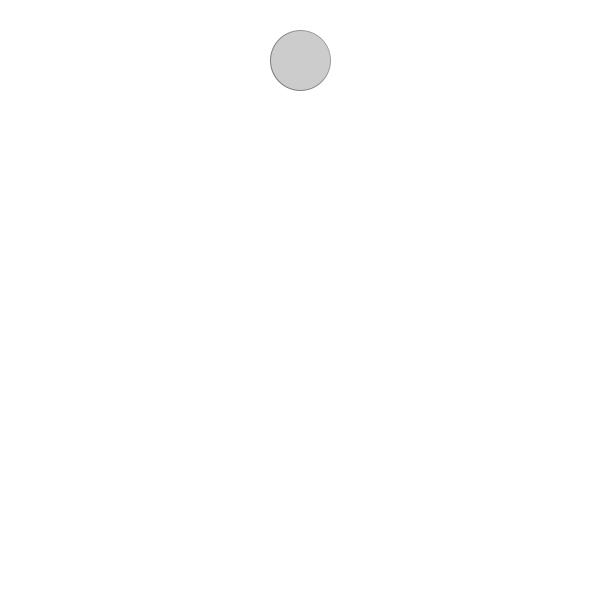
Frame 1 (no input)
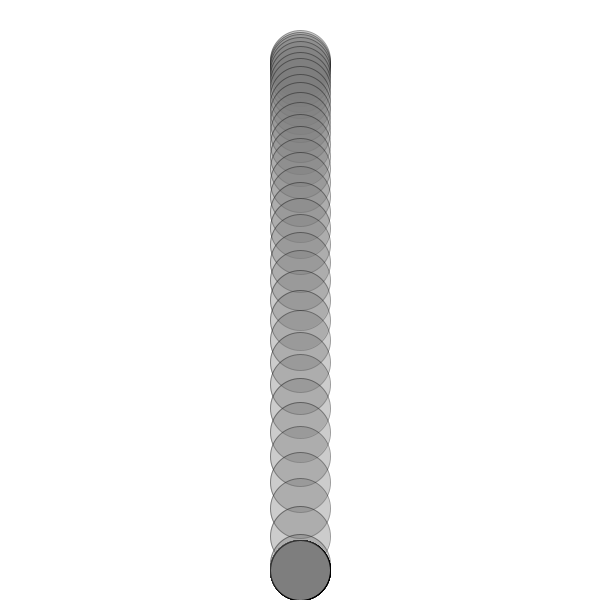
Frame 60 (the mouse pressed at the canvas centre just before this capture)
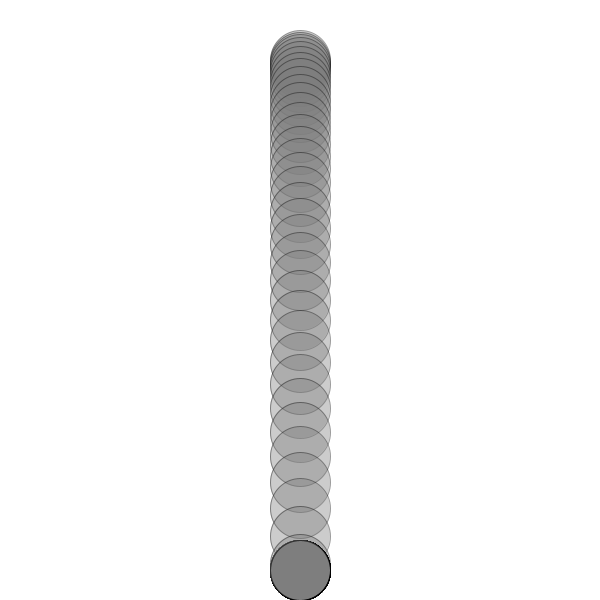
Frame 120 (the mouse held since frame 60 and released just before this capture)

The Processing sketch that drew these frames (run headless with seeded random() and noise(); from frame 60 on, the mouse is pressed at the canvas centre):

// Processing sketch: gravity_example
// ── gravity_example.pde
// Gravity 

// a simulation of a gravitional force on an object
// 'gravity' value is used to affect the speed of the object as it falls.

// set up variables:
float gravity = 0.8;   // a set 'gravity' value
float speed = 0;       // speed:  starts at 0 but increases with gravity
float ypos = 60;       // the starting y-location of the ball.  

void setup( ) { 
  size (600, 600);
  background (255);
  fill (125, 100);
  stroke (0, 100);
} 

void draw( ) { 
  // use gravity to gradually increase the speed.
  speed = speed + gravity; 

  // update the y location of the object 
  ypos = ypos + speed; 
  
  // Add a floor effect, factoring in ball size
  if (ypos>height-30)
    ypos = height-30;

  // draw the ball
  ellipse(300, ypos, 60, 60);
}
